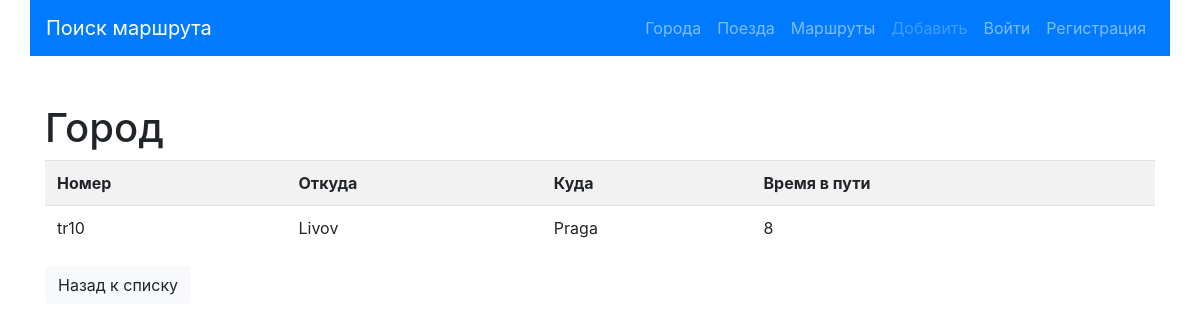
Screenshot of /trains/detail/8/ with the database file from the repository.
### trains/models.py (models this page shows, shortened)
class Train(models.Model):
    name = models.CharField(max_length=50, unique=True, verbose_name="Номер поезда")
    travel_time = models.PositiveSmallIntegerField(verbose_name='Время в пути')
    from_city = models.ForeignKey(City,on_delete=models.CASCADE,
                                  related_name='from_city_set',
                                  verbose_name='Из какого города'
                                  )
    to_city = models.ForeignKey('cities.City',on_delete=models.CASCADE,
                                  related_name='to_city_set',
                                  verbose_name='В какой город'
                                  )
    class Meta:
        verbose_name = 'Поезд'
        verbose_name_plural = 'Поезд'
        ordering = ['travel_time']

### cities/models.py (models this page shows, shortened)
class City(models.Model):
    name = models.CharField(max_length=150, unique=True, verbose_name='Город')
    def __str__(self):
        return self.name
    class Meta:
        verbose_name = 'Город'
        verbose_name_plural = 'Города'
        ordering = ['name']

### trains/views.py (the view)
# urls.py: path('detail/<int:pk>/', TrainDetailView.as_view(), name='detail'),
class TrainDetailView(DetailView):
    queryset = Train.objects.all()
    template_name = 'trains/detail.html'

### trains/templates/trains/detail.html (shortened to what this page needs)
{% extends 'base.html' %}
{% block content %}
<h1>Город</h1>
<div class="row">
    <div class="col-md">
             <table class="table table-striped">
            <tr>
                <th>Номер</th>
                <th>Откуда</th>
                <th>Куда</th>
                <th>Время в пути</th>
            </tr>
            <tr>
                <td>{{ object.name }}</td>
                <td>{{ object.from_city }}</td>
                <td>{{ object.to_city }}</td>
                <td>{{ object.travel_time }}</td>
            </tr>
            </table>
    </div>
</div>
<div class="row">
    <div class="col-md-4">
        <a href="{% url 'trains:home'%}">
            <buton type="button" class="btn btn-light">
                Назад к списку
            </buton>
        </a>
    </div>
</div>
{% endblock %}

### rows the page displays
Train: name "tr10", from_city "Livov", to_city "Praga", travel_time "8"
